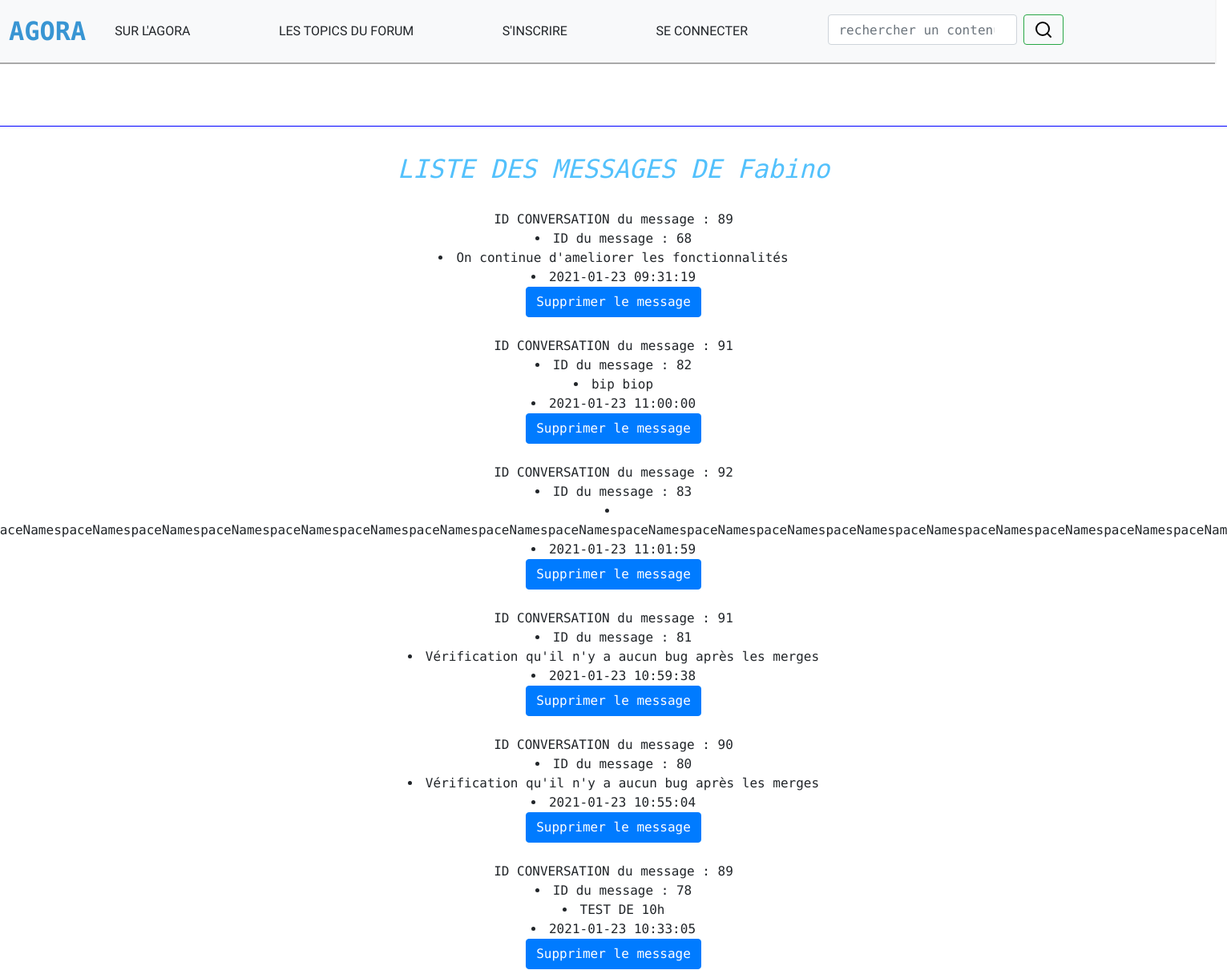
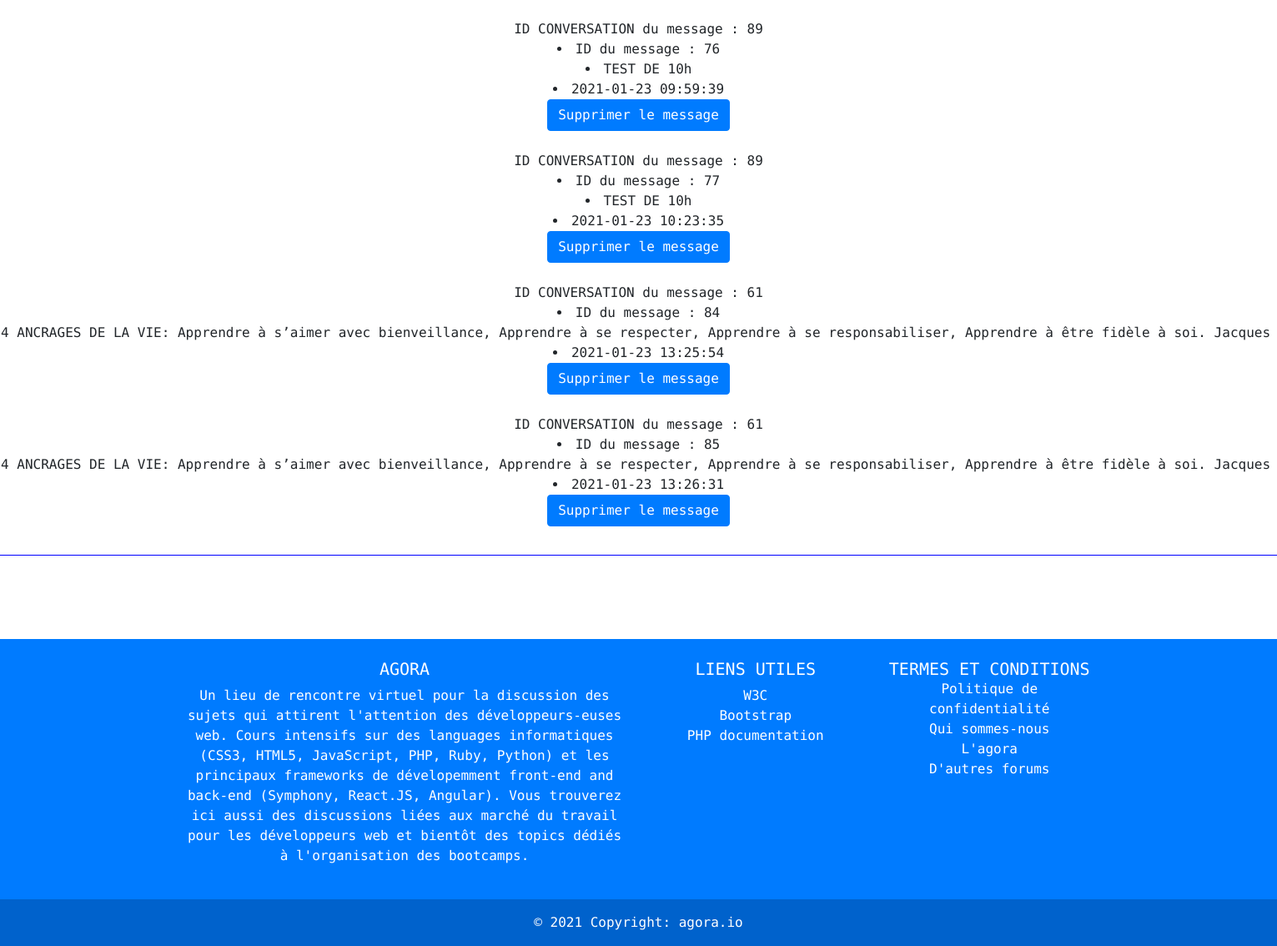
The page /listes.php?id=3 on the database as committed earlier (2 pictures, top to bottom).
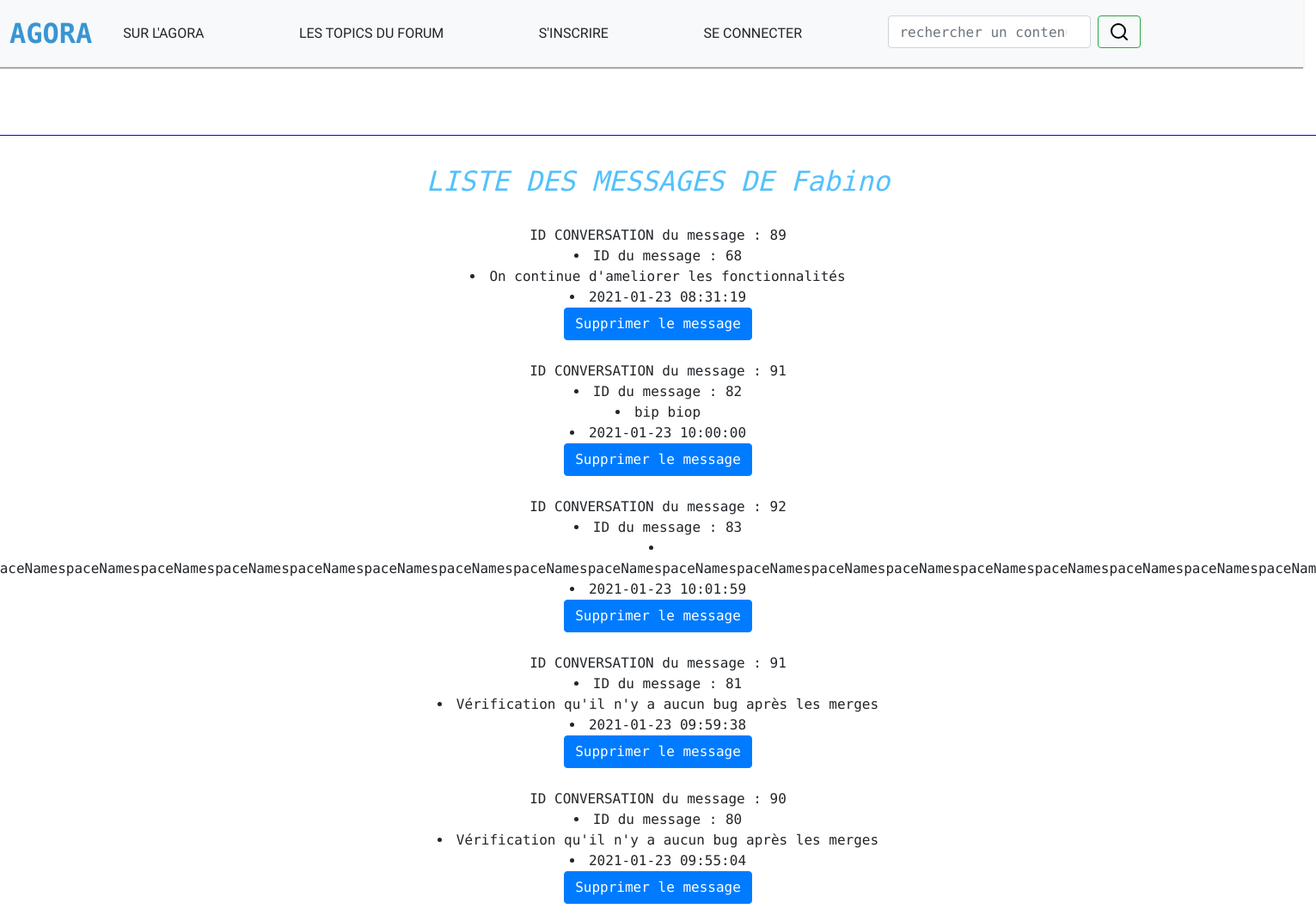
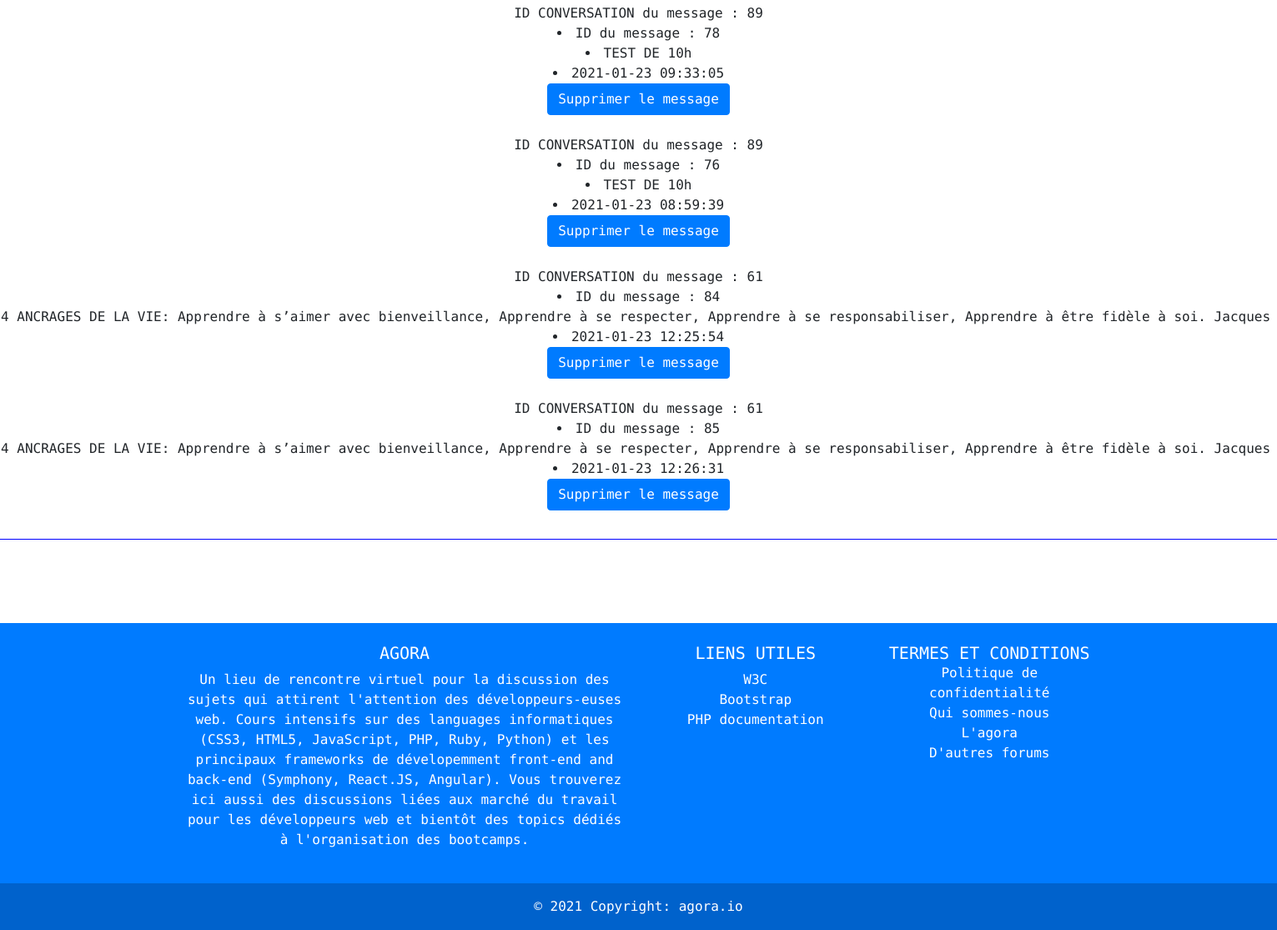
The same page on the database as committed later (2 pictures, top to bottom).
### tables this page shows
CREATE TABLE `messages` (
  `id` int(11) NOT NULL,
  `message` text NOT NULL,
  `like` int(11) NOT NULL DEFAULT '0',
  `dislike` int(11) NOT NULL DEFAULT '0',
  `id_conversation` int(11) NOT NULL,
  `id_topic` int(11) NOT NULL,
  `id_utilisateurs` int(11) NOT NULL,
  `date` timestamp NOT NULL DEFAULT CURRENT_TIMESTAMP
);

### listes.php (the view, shortened to what this page needs)
<?php
try
{
  $bdd =new PDO('mysql:host=localhost;dbname=forum', 'root', '');
  $bdd->setAttribute(PDO::ATTR_DEFAULT_FETCH_MODE, PDO::FETCH_ASSOC);
}
  catch(PDOException $e)
  {
    die('Erreur : ' . $e->getMessage());
  }
?>
<!DOCTYPE html>
<html lang="en">
<head>
</head>
<body>
<header>
  <?php include 'header.php';?>
</header>
<main class="mainliste">
  <table class="listemembre">
      <tr>
      <td class="listemembre1">
<?php
  $getid = $_GET['id'];
  $dataquery = $bdd -> prepare("SELECT login FROM utilisateurs WHERE id='$getid'");
  $dataquery->execute();
  $result = $dataquery->fetchAll(PDO::FETCH_OBJ);
?>
<div align="center">
    <br><h2>LISTE DES MESSAGES DE <?php echo $result['0']->login; ?></h2><br>
<?php
$dataquery = $bdd -> prepare("SELECT * FROM messages WHERE id_utilisateurs='$getid'");
$dataquery->execute();
$result = $dataquery->fetchAll(PDO::FETCH_OBJ);
foreach($result as $value)
  {
    $id = $value->id;
    echo 'ID CONVERSATION du message : '.$value->id_conversation;
    ?>
    <li class="listemembres2">
    <?php
    echo 'ID du message : '.($id);
    ?>
    </li>
    <li class="listemembres2">
    <?php
    echo $value->message;
    ?>
    </li>
    <li class="listemembres2">
    <?php
    echo $value->date;
    ?>
    </li>
    <form action="#" method="post">
    <button class='supprimer-message btn btn-primary' type='submit' id='droit'
    value='delete'>Supprimer le message</button>
    </form><br>
  <?php
  }
?>
    </td>
    </tr>
  </table>
</main>
<br>
<footer>
    <?php include 'footer.php';?>
</footer>
</body>
</html>

Rows that differ between the two databases and show on the page:
removed messages: id_conversation "89", id "77", message "TEST DE 10h", date "2021-01-23 10:23:35"
changed messages "On continue d'ameliorer les fonctionnalités": date "2021-01-23 09:31:19" → "2021-01-23 08:31:19"
changed messages "bip biop": date "2021-01-23 11:00:00" → "2021-01-23 10:00:00"
changed messages id 83: date "2021-01-23 11:01:59" → "2021-01-23 10:01:59"
changed messages id 81: date "2021-01-23 10:59:38" → "2021-01-23 09:59:38"
changed messages id 80: date "2021-01-23 10:55:04" → "2021-01-23 09:55:04"
changed messages id 78: date "2021-01-23 10:33:05" → "2021-01-23 09:33:05"
changed messages id 76: date "2021-01-23 09:59:39" → "2021-01-23 08:59:39"
changed messages id 84: date "2021-01-23 13:25:54" → "2021-01-23 12:25:54"
changed messages id 85: date "2021-01-23 13:26:31" → "2021-01-23 12:26:31"
